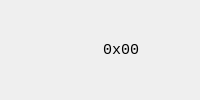
<?xml version="1.0" encoding="UTF-8"?>
<ui version="4.0">
 <class>BusView</class>
 <widget class="QWidget" name="BusView">
  <layout class="QHBoxLayout" name="horizontalLayout">
   <item>
    <widget class="BitsView" name="bitsView" native="true"/>
   </item>
   <item>
    <widget class="QLabel" name="value">
     <property name="font">
      <font>
       <family>Monospace</family>
       <pointsize>11</pointsize>
      </font>
     </property>
     <property name="text">
      <string notr="true">0x00</string>
     </property>
     <property name="textFormat">
      <enum>Qt::PlainText</enum>
     </property>
    </widget>
   </item>
  </layout>
 </widget>
 <customwidgets>
  <customwidget>
   <class>BitsView</class>
   <extends>QWidget</extends>
   <header>views/BitsView.h</header>
   <container>1</container>
  </customwidget>
 </customwidgets>
 <resources/>
 <connections/>
</ui>
